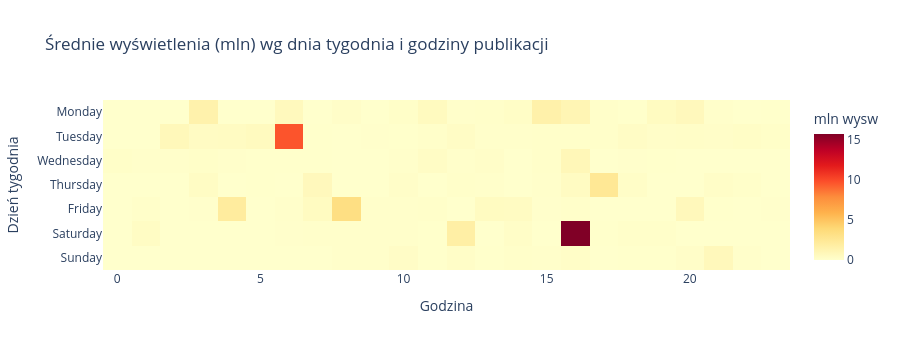

Notebook source saved alongside this figure:
### Code cell
# ── Wykres 3: Heatmapa — godzina × dzień tygodnia (wyświetlenia) ─────────────
df_heat = con.execute("""
SELECT publish_hour, publish_dow_name, publish_dow,
       ROUND(AVG(view_count) / 1e6, 2) AS avg_mln
FROM fact_videos
GROUP BY publish_hour, publish_dow_name, publish_dow
ORDER BY publish_dow, publish_hour
""").fetchdf()

pivot = df_heat.pivot_table(
    index="publish_dow_name", columns="publish_hour",
    values="avg_mln", fill_value=0
)
day_order = ["Monday","Tuesday","Wednesday","Thursday","Friday","Saturday","Sunday"]
pivot = pivot.reindex([d for d in day_order if d in pivot.index])

fig = px.imshow(
    pivot,
    color_continuous_scale="YlOrRd",
    title="Średnie wyświetlenia (mln) wg dnia tygodnia i godziny publikacji",
    labels={"x": "Godzina", "y": "Dzień tygodnia", "color": "mln wysw"}
)
fig.update_layout(height=350)
fig.show()

### Figure 1 — Plotly figure (JSON) as saved in the notebook; plotly's stock layout.template omitted (floating-point values rounded to 4 significant figures; data arrays with more than 128 entries replaced by an {"elided": "..."} marker saying what was removed)
{"data": [{"coloraxis": "coloraxis", "hovertemplate": "Godzina: %{x}<br>Dzień tygodnia: %{y}<br>mln wysw: %{z}<extra></extra>", "name": "0", "type": "heatmap", "x": [0, 1, 2, 3, 4, 5, 6, 7, 8, 9, 10, 11, 12, 13, 14, 15, 16, 17, 18, 19, 20, 21, 22, 23], "xaxis": "x", "y": ["Monday", "Tuesday", "Wednesday", "Thursday", "Friday", "Saturday", "Sunday"], "yaxis": "y", "z": {"elided": "7x24 float values"}}], "layout": {"coloraxis": {"colorbar": {"title": {"text": "mln wysw"}}, "colorscale": [[0, "rgb(255,255,204)"], [0.125, "rgb(255,237,160)"], [0.25, "rgb(254,217,118)"], [0.375, "rgb(254,178,76)"], [0.5, "rgb(253,141,60)"], [0.625, "rgb(252,78,42)"], [0.75, "rgb(227,26,28)"], [0.875, "rgb(189,0,38)"], [1, "rgb(128,0,38)"]]}, "height": 350, "title": {"text": "Średnie wyświetlenia (mln) wg dnia tygodnia i godziny publikacji"}, "xaxis": {"anchor": "y", "constrain": "domain", "domain": [0, 1], "scaleanchor": "y", "title": {"text": "Godzina"}}, "yaxis": {"anchor": "x", "autorange": "reversed", "constrain": "domain", "domain": [0, 1], "title": {"text": "Dzień tygodnia"}}}}
